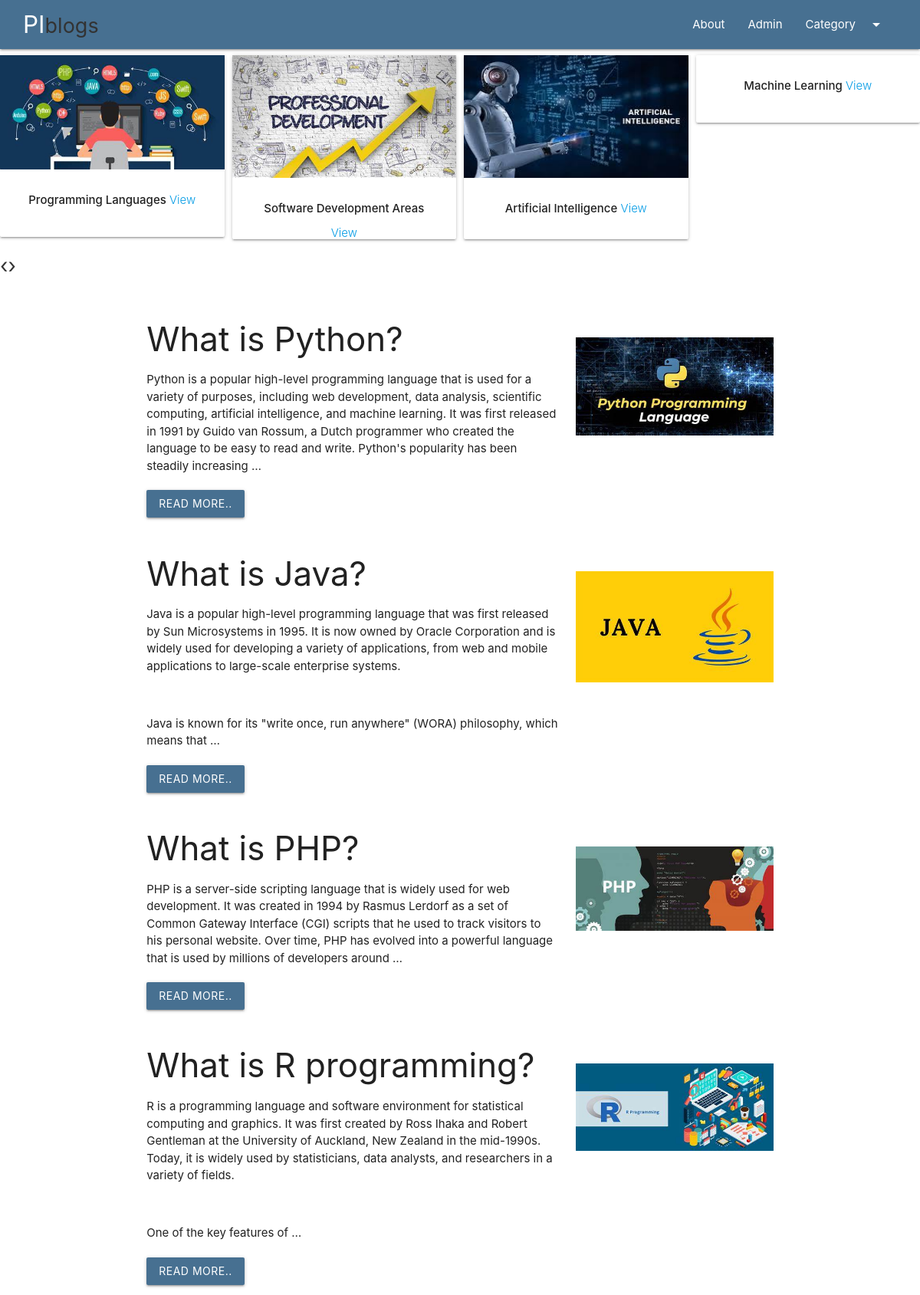
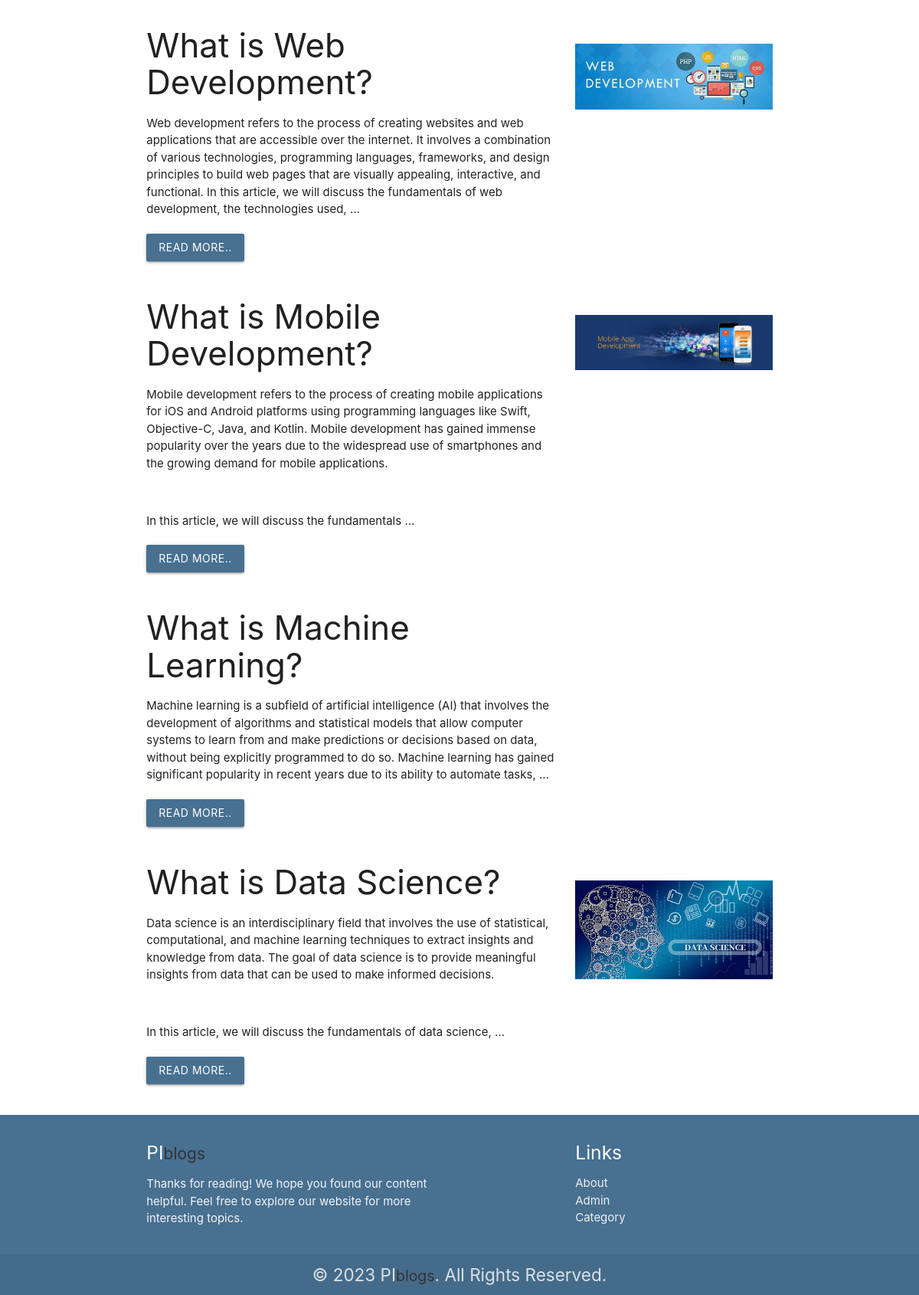
The page / on the database its author committed (2 pictures, top to bottom).
### blog/models.py (models this page shows, shortened)
class Category(models.Model):
    cat_id=models.AutoField(primary_key=True)
    title=models.CharField(max_length=100)
    description=models.TextField()
    url=models.CharField(max_length=100)
    image=models.ImageField(upload_to='categiry/')
    add_date=models.DateTimeField(auto_now_add=True, null=True)

class Post(models.Model):
    post_id=models.AutoField(primary_key=True)
    title=models.CharField(max_length=200)
    content=models.TextField()
    url=models.CharField(max_length=100)
    cat=models.ForeignKey(Category,on_delete=models.CASCADE)
    image=models.ImageField(upload_to='post/')

### blog/views.py (the view)
# urls.py: 2. Add a URL to urlpatterns:  path('', views.home, name='home')
def home(request):
    posts= Post.objects.all()[:11]
    cats=Category.objects.all()
    date={
        'posts': posts,
        'cats':cats
    }
    return render(request, 'home.html', date)

### template/home.html (shortened to what this page needs)
{%extends 'base.html'%}
{%block content%}
<div class="containe-custom">
    <div class="owl-carousel">
        {% for cat in cats %}
        <div class="card" style="max-height: 30vh;">
            <div class="img-container">
                <img src="/media/{{cat.image}}" class="responsive-img" alt="" style="max-height: 20vh;">
            </div>
            <div class="card-content" >
                <div class="card-title center-align " style="font-size: 1rem;">
                    <strong>{{cat.title}}</strong>
                    <a href="/category/{{cat.url}}">View</a>
                </div>
            </div>
        </div>
        {%endfor%}
    </div>
</div>
<div class="container">
    <div class="row">
        <div class="col s12">
            {%for p in posts %}
            <div class="row">
                <div class="col s12 m8">
                    {{p.content| truncatewords:60 |safe }}
                    <div style="margin-top: 20px;">
                        <a href="/blog/{{p.url}}" class="btn bg-primary">Read More..</a>
                    </div>
                </div>
                <div class="col s12 m4">
                    <img src="/media/{{p.image}}" class="responsive-img" style="margin-top: 50px;" alt="">
                </div>
            </div>
            {%endfor %}
        </div>
    </div>
</div>
{%endblock%}

### template/base.html (shortened to what this page needs)
<!DOCTYPE html>
<html lang="en">
<head>
    <link rel="stylesheet" href="https://cdnjs.cloudflare.com/ajax/libs/materialize/1.0.0/css/materialize.min.css">
    {% load static %}
    <link rel="stylesheet" href="{% static 'css/style.css'%}">
    <link rel="stylesheet" href="{% static 'css/owl.carousel.min.css'%}">
    <link rel="stylesheet" href="{% static 'css/owl.theme.default.min.css'%}">
    {% block head %}
    <link rel="stylesheet" href="https://use.fontawesome.com/releases/v5.15.2/css/all.css">
    {% endblock %}
</head>
<body>
    {%include 'header.html' %}
    {%block content%}
    {%endblock%}
    {% include 'footer.html' %}
</body>
</html>

### template/header.html (shortened to what this page needs)
<nav class="bg-primary">
    <div class="container-costomize">
        <div class="nav-wrapper">
            <a href="/" class="brand-logo">PI<span>blogs</span></a>
            <ul class="right hide-on-med-and-down">
                <li><a href="{% url 'about' %}">About</a></li>
                <li><a href="/admin">Admin</a></li>
                <li><a class="dropdown-trigger" href="#" data-target="dropdown1">Category<i
                            class="material-icons right">arrow_drop_down</i></a></li>
            </ul>
        </div>
    </div>
</nav>

### template/footer.html
<footer class="page-footer bg-primary">
    <div class="container">
      <div class="row">
        <div class="col l6 s12">
          <h5 class="white-text">PI<span style="font-size: 1.4rem;">blogs</span></h5>
          <p class="grey-text text-lighten-4">Thanks for reading! We hope you found our content helpful. Feel free to explore our website for more interesting topics.</p>
        </div>
        <div class="col l4 offset-l2 s12">
          <h5 class="white-text">Links</h5>
          <ul>
            <li><a class="grey-text text-lighten-3" href="{% url 'about' %}">About</a></li>
            <li><a class="grey-text text-lighten-3" href="/admin">Admin</a></li>
            <li><a class="grey-text text-lighten-3" href="/category">Category</a></li>
          </ul>
        </div>
      </div>
    </div>
    <div class="footer-copyright">
      <div class="container center-align" style="font-size: 1.5rem ;">
        © 2023 PI<span style="font-size: 1.3rem;">blogs</span>. All Rights Reserved.
      </div>
    </div>
  </footer>

### blog/static/css/style.css (style rules this page uses)
.bg-primary { background: #477091; }
span { color: #333; font-size: 1.8rem; }
.container-costomize { margin: 0 2rem; }

### rows shown on the page
Category: image (picture), title "Programming Languages"
Category: image (picture), title "Software Development Areas"
Category: image (picture), title "Artificial Intelligence"
Category: title "Machine Learning"
Post: content "What is Python? Python is a popular high-level programming language that is used for a variety of purposes, including web development, data analysis, scientific computing, artificial intelligence, and machine learning. It was first released in 1991 by Guido van Rossum, a Dutch programmer who created the language to be easy to read and write. Python's popularity has been steadily increasing …", image (picture)
Post: content "What is Java? Java is a popular high-level programming language that was first released by Sun Microsystems in 1995. It is now owned by Oracle Corporation and is widely used for developing a variety of applications, from web and mobile applications to large-scale enterprise systems. Java is known for its \"write once, run anywhere\" (WORA) philosophy, which means that …", image (picture)
Post: content "What is PHP? PHP is a server-side scripting language that is widely used for web development. It was created in 1994 by Rasmus Lerdorf as a set of Common Gateway Interface (CGI) scripts that he used to track visitors to his personal website. Over time, PHP has evolved into a powerful language that is used by millions of developers around …", image (picture)
Post: content "What is R programming? R is a programming language and software environment for statistical computing and graphics. It was first created by Ross Ihaka and Robert Gentleman at the University of Auckland, New Zealand in the mid-1990s. Today, it is widely used by statisticians, data analysts, and researchers in a variety of fields. One of the key features of …", image (picture)
Post: content "What is Web Development? Web development refers to the process of creating websites and web applications that are accessible over the internet. It involves a combination of various technologies, programming languages, frameworks, and design principles to build web pages that are visually appealing, interactive, and functional. In this article, we will discuss the fundamentals of web development, the technologies used, …", image (picture)
Post: content "What is Mobile Development? Mobile development refers to the process of creating mobile applications for iOS and Android platforms using programming languages like Swift, Objective-C, Java, and Kotlin. Mobile development has gained immense popularity over the years due to the widespread use of smartphones and the growing demand for mobile applications. In this article, we will discuss the fundamentals …", image (picture)
Post: content "What is Machine Learning? Machine learning is a subfield of artificial intelligence (AI) that involves the development of algorithms and statistical models that allow computer systems to learn from and make predictions or decisions based on data, without being explicitly programmed to do so. Machine learning has gained significant popularity in recent years due to its ability to automate tasks, …"
Post: content "What is Data Science? Data science is an interdisciplinary field that involves the use of statistical, computational, and machine learning techniques to extract insights and knowledge from data. The goal of data science is to provide meaningful insights from data that can be used to make informed decisions. In this article, we will discuss the fundamentals of data science, …", image (picture)
